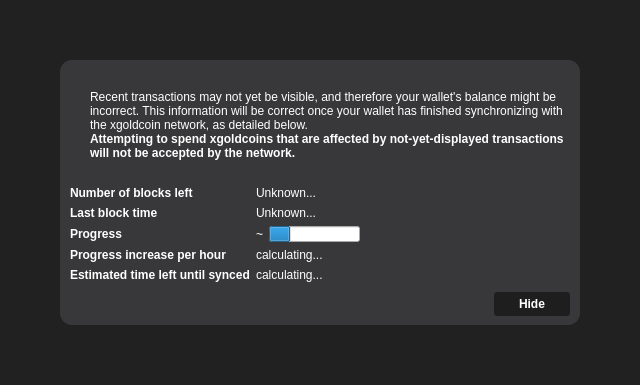
<?xml version="1.0" encoding="UTF-8"?>
<ui version="4.0">
 <class>ModalOverlay</class>
 <widget class="ModalOverlay" name="ModalOverlay">
  <property name="geometry">
   <rect>
    <x>0</x>
    <y>0</y>
    <width>640</width>
    <height>385</height>
   </rect>
  </property>
  <property name="windowTitle">
   <string>Form</string>
  </property>
  <layout class="QVBoxLayout" name="verticalLayout" stretch="0">
   <property name="sizeConstraint">
    <enum>QLayout::SetDefaultConstraint</enum>
   </property>
   <property name="leftMargin">
    <number>0</number>
   </property>
   <property name="topMargin">
    <number>0</number>
   </property>
   <property name="rightMargin">
    <number>0</number>
   </property>
   <property name="bottomMargin">
    <number>0</number>
   </property>
   <item>
    <widget class="QWidget" name="bgWidget" native="true">
     <property name="styleSheet">
      <string notr="true">#bgWidget { background: rgba(0,0,0,220); }</string>
     </property>
     <layout class="QVBoxLayout" name="verticalLayoutMain" stretch="1">
      <property name="leftMargin">
       <number>60</number>
      </property>
      <property name="topMargin">
       <number>60</number>
      </property>
      <property name="rightMargin">
       <number>60</number>
      </property>
      <property name="bottomMargin">
       <number>60</number>
      </property>
      <item>
       <widget class="QWidget" name="contentWidget" native="true">
        <property name="styleSheet">
         <string notr="true">QWidget#contentWidget { background: rgba(57,57,59,240); border-radius: 12px; }


QPushButton#closeButton { /* Global Button Style */
background-color:qlineargradient(spread:pad, cx:0.5, cy:0.5, radius:0.5, fx:0.5, fy:0.5, stop:0.494318 rgba(0, 0, 0, 118));
border:0;
border-radius:3px;
color:#ffffff;
font-size:12px;
font-weight:bold;
padding-left:25px;
padding-right:25px;
padding-top:5px;
padding-bottom:5px;
}

QPushButton#closeButton:hover {
background-color:qlineargradient(spread:pad, cx:0.5, cy:0.5, radius:0.5, fx:0.5, fy:0.5, stop:0.494318 rgba(0, 0, 0, 171));
}

QPushButton#closeButton:focus {
border:none;
outline:none;
}

QPushButton#closeButton:pressed {
border:1px solid #FFFFFF;
}

QComboBox { /* Dropdown Menus */
border:1px solid #000000;
padding: 3px 5px 3px 5px;
background:#fcfcfc;
min-height:25px;
color:#818181;
}

QComboBox:checked {
background:#f2f2f2;
}

QComboBox:editable {
background: #3398CC;
color:#616161;
border:0px solid transparent;
}

QComboBox::drop-down {
width:25px;
border:0px;
}

QComboBox::down-arrow {
border-image: url(':/images/drkblue_downArrow') 0 0 0 0 stretch stretch;
}

QComboBox QListView {
background:#fff;
border:1px solid #333;
padding-right:1px;
padding-left:1px;
}

QComboBox QAbstractItemView::item { margin:4px; }

QComboBox::item {
color:#818181;
}

QComboBox::item:alternate {
background:#fff;
}

QComboBox::item:selected {
border:0px solid transparent;
background:#f2f2f2;
}

QComboBox::indicator {
background-color:transparent;
selection-background-color:transparent;
color:transparent;
selection-color:transparent;
}

QCheckBox {
spacing: 5px;
}

QCheckBox::indicator {
width: 16px;
height: 16px;
}

QCheckBox::indicator:unchecked {
image:url(':/images/unchecked');
}

QCheckBox::indicator:unchecked:hover {
image:url(':/images/unchecked');
}

QCheckBox::indicator:unchecked:pressed {
image:url(':/images/checked');
}

QCheckBox::indicator:checked {
image:url(':/images/checked');
}

QCheckBox::indicator:checked:hover {
image:url(':/images/checked');
}

QCheckBox::indicator:checked:pressed {
image:url(':/images/unchecked');
}

QCheckBox::indicator:indeterminate:hover {
image:url(':/images/unchecked');
}

QCheckBox::indicator:indeterminate:pressed {
image:url(':/images/checked');
}

QAbstractSpinBox {
border:1px solid #000000;
padding: 3px 5px 3px 5px;
background:#fcfcfc;
min-height:25px;
color:#818181;
}

QAbstractSpinBox::up-button {
subcontrol-origin: border;
subcontrol-position: top right;
width:21px;
background:#fcfcfc;
border-left:0px;
border-right:1px solid #000000;
border-top:1px solid #000000;
border-bottom:0px;
padding-right:1px;
padding-left:5px;
padding-top:2px;
}

QAbstractSpinBox::up-arrow {
image:url(':/images/drkblue_upArrow_small');
}

QAbstractSpinBox::down-button {
subcontrol-origin: border;
subcontrol-position: bottom right;
width:21px;
background:#fcfcfc;
border-top:0px;
border-left:0px;
border-right:1px solid #000000;
border-bottom:1px solid #000000;
padding-right:1px;
padding-left:5px;
padding-bottom:2px;
}

QAbstractSpinBox::down-arrow {
image:url(':/images/drkblue_downArrow_small');
}

QMessageBox {
border-image: url(':/images/xgcendbtc') 0 0 0 0 stretch stretch;
}

QMessageBox QLabel {
color: rgb(255, 255, 255);
}</string>
        </property>
        <layout class="QVBoxLayout" name="verticalLayoutSub" stretch="1,0,0,0">
         <property name="spacing">
          <number>0</number>
         </property>
         <property name="leftMargin">
          <number>10</number>
         </property>
         <property name="topMargin">
          <number>10</number>
         </property>
         <property name="rightMargin">
          <number>10</number>
         </property>
         <property name="bottomMargin">
          <number>10</number>
         </property>
         <item>
          <layout class="QHBoxLayout" name="horizontalLayoutIconText" stretch="0,1">
           <property name="topMargin">
            <number>20</number>
           </property>
           <item>
            <layout class="QVBoxLayout" name="verticalLayoutIcon">
             <property name="leftMargin">
              <number>0</number>
             </property>
             <item>
              <widget class="QLabel" name="label">
               <property name="text">
                <string>&lt;html&gt;&lt;head/&gt;&lt;body&gt;&lt;p&gt;&lt;img src=&quot;:/icons/warning1&quot;/&gt;&lt;/p&gt;&lt;/body&gt;&lt;/html&gt;</string>
               </property>
              </widget>
             </item>
             <item>
              <spacer name="verticalSpacerWarningIcon">
               <property name="orientation">
                <enum>Qt::Vertical</enum>
               </property>
               <property name="sizeHint" stdset="0">
                <size>
                 <width>20</width>
                 <height>40</height>
                </size>
               </property>
              </spacer>
             </item>
            </layout>
           </item>
           <item>
            <layout class="QVBoxLayout" name="verticalLayoutInfoText">
             <property name="leftMargin">
              <number>0</number>
             </property>
             <property name="topMargin">
              <number>0</number>
             </property>
             <item>
              <widget class="QLabel" name="infoText">
               <property name="palette">
                <palette>
                 <active>
                  <colorrole role="WindowText">
                   <brush brushstyle="SolidPattern">
                    <color alpha="255">
                     <red>255</red>
                     <green>255</green>
                     <blue>255</blue>
                    </color>
                   </brush>
                  </colorrole>
                 </active>
                 <inactive>
                  <colorrole role="WindowText">
                   <brush brushstyle="SolidPattern">
                    <color alpha="255">
                     <red>255</red>
                     <green>255</green>
                     <blue>255</blue>
                    </color>
                   </brush>
                  </colorrole>
                 </inactive>
                 <disabled>
                  <colorrole role="WindowText">
                   <brush brushstyle="SolidPattern">
                    <color alpha="255">
                     <red>120</red>
                     <green>120</green>
                     <blue>120</blue>
                    </color>
                   </brush>
                  </colorrole>
                 </disabled>
                </palette>
               </property>
               <property name="text">
                <string>Recent transactions may not yet be visible, and therefore your wallet's balance might be incorrect. This information will be correct once your wallet has finished synchronizing with the xgoldcoin network, as detailed below.</string>
               </property>
               <property name="textFormat">
                <enum>Qt::RichText</enum>
               </property>
               <property name="wordWrap">
                <bool>true</bool>
               </property>
              </widget>
             </item>
             <item>
              <widget class="QLabel" name="infoTextStrong">
               <property name="palette">
                <palette>
                 <active>
                  <colorrole role="WindowText">
                   <brush brushstyle="SolidPattern">
                    <color alpha="255">
                     <red>255</red>
                     <green>255</green>
                     <blue>255</blue>
                    </color>
                   </brush>
                  </colorrole>
                 </active>
                 <inactive>
                  <colorrole role="WindowText">
                   <brush brushstyle="SolidPattern">
                    <color alpha="255">
                     <red>255</red>
                     <green>255</green>
                     <blue>255</blue>
                    </color>
                   </brush>
                  </colorrole>
                 </inactive>
                 <disabled>
                  <colorrole role="WindowText">
                   <brush brushstyle="SolidPattern">
                    <color alpha="255">
                     <red>120</red>
                     <green>120</green>
                     <blue>120</blue>
                    </color>
                   </brush>
                  </colorrole>
                 </disabled>
                </palette>
               </property>
               <property name="font">
                <font>
                 <weight>75</weight>
                 <bold>true</bold>
                </font>
               </property>
               <property name="text">
                <string>Attempting to spend xgoldcoins that are affected by not-yet-displayed transactions will not be accepted by the network.</string>
               </property>
               <property name="textFormat">
                <enum>Qt::RichText</enum>
               </property>
               <property name="wordWrap">
                <bool>true</bool>
               </property>
              </widget>
             </item>
             <item>
              <spacer name="verticalSpacerInTextSpace">
               <property name="orientation">
                <enum>Qt::Vertical</enum>
               </property>
               <property name="sizeHint" stdset="0">
                <size>
                 <width>20</width>
                 <height>40</height>
                </size>
               </property>
              </spacer>
             </item>
            </layout>
           </item>
          </layout>
         </item>
         <item>
          <spacer name="verticalSpacerAfterText">
           <property name="orientation">
            <enum>Qt::Vertical</enum>
           </property>
           <property name="sizeHint" stdset="0">
            <size>
             <width>20</width>
             <height>40</height>
            </size>
           </property>
          </spacer>
         </item>
         <item>
          <layout class="QFormLayout" name="formLayout">
           <property name="fieldGrowthPolicy">
            <enum>QFormLayout::FieldsStayAtSizeHint</enum>
           </property>
           <property name="horizontalSpacing">
            <number>6</number>
           </property>
           <property name="verticalSpacing">
            <number>6</number>
           </property>
           <property name="topMargin">
            <number>10</number>
           </property>
           <item row="0" column="0">
            <widget class="QLabel" name="labelNumberOfBlocksLeft">
             <property name="palette">
              <palette>
               <active>
                <colorrole role="WindowText">
                 <brush brushstyle="SolidPattern">
                  <color alpha="255">
                   <red>255</red>
                   <green>255</green>
                   <blue>255</blue>
                  </color>
                 </brush>
                </colorrole>
               </active>
               <inactive>
                <colorrole role="WindowText">
                 <brush brushstyle="SolidPattern">
                  <color alpha="255">
                   <red>255</red>
                   <green>255</green>
                   <blue>255</blue>
                  </color>
                 </brush>
                </colorrole>
               </inactive>
               <disabled>
                <colorrole role="WindowText">
                 <brush brushstyle="SolidPattern">
                  <color alpha="255">
                   <red>120</red>
                   <green>120</green>
                   <blue>120</blue>
                  </color>
                 </brush>
                </colorrole>
               </disabled>
              </palette>
             </property>
             <property name="font">
              <font>
               <weight>75</weight>
               <bold>true</bold>
              </font>
             </property>
             <property name="text">
              <string>Number of blocks left</string>
             </property>
            </widget>
           </item>
           <item row="0" column="1">
            <widget class="QLabel" name="numberOfBlocksLeft">
             <property name="palette">
              <palette>
               <active>
                <colorrole role="WindowText">
                 <brush brushstyle="SolidPattern">
                  <color alpha="255">
                   <red>255</red>
                   <green>255</green>
                   <blue>255</blue>
                  </color>
                 </brush>
                </colorrole>
               </active>
               <inactive>
                <colorrole role="WindowText">
                 <brush brushstyle="SolidPattern">
                  <color alpha="255">
                   <red>255</red>
                   <green>255</green>
                   <blue>255</blue>
                  </color>
                 </brush>
                </colorrole>
               </inactive>
               <disabled>
                <colorrole role="WindowText">
                 <brush brushstyle="SolidPattern">
                  <color alpha="255">
                   <red>120</red>
                   <green>120</green>
                   <blue>120</blue>
                  </color>
                 </brush>
                </colorrole>
               </disabled>
              </palette>
             </property>
             <property name="text">
              <string>Unknown...</string>
             </property>
            </widget>
           </item>
           <item row="1" column="0">
            <widget class="QLabel" name="labelLastBlockTime">
             <property name="palette">
              <palette>
               <active>
                <colorrole role="WindowText">
                 <brush brushstyle="SolidPattern">
                  <color alpha="255">
                   <red>255</red>
                   <green>255</green>
                   <blue>255</blue>
                  </color>
                 </brush>
                </colorrole>
               </active>
               <inactive>
                <colorrole role="WindowText">
                 <brush brushstyle="SolidPattern">
                  <color alpha="255">
                   <red>255</red>
                   <green>255</green>
                   <blue>255</blue>
                  </color>
                 </brush>
                </colorrole>
               </inactive>
               <disabled>
                <colorrole role="WindowText">
                 <brush brushstyle="SolidPattern">
                  <color alpha="255">
                   <red>120</red>
                   <green>120</green>
                   <blue>120</blue>
                  </color>
                 </brush>
                </colorrole>
               </disabled>
              </palette>
             </property>
             <property name="font">
              <font>
               <weight>75</weight>
               <bold>true</bold>
              </font>
             </property>
             <property name="text">
              <string>Last block time</string>
             </property>
            </widget>
           </item>
           <item row="1" column="1">
            <widget class="QLabel" name="newestBlockDate">
             <property name="sizePolicy">
              <sizepolicy hsizetype="Maximum" vsizetype="Preferred">
               <horstretch>0</horstretch>
               <verstretch>0</verstretch>
              </sizepolicy>
             </property>
             <property name="palette">
              <palette>
               <active>
                <colorrole role="WindowText">
                 <brush brushstyle="SolidPattern">
                  <color alpha="255">
                   <red>255</red>
                   <green>255</green>
                   <blue>255</blue>
                  </color>
                 </brush>
                </colorrole>
               </active>
               <inactive>
                <colorrole role="WindowText">
                 <brush brushstyle="SolidPattern">
                  <color alpha="255">
                   <red>255</red>
                   <green>255</green>
                   <blue>255</blue>
                  </color>
                 </brush>
                </colorrole>
               </inactive>
               <disabled>
                <colorrole role="WindowText">
                 <brush brushstyle="SolidPattern">
                  <color alpha="255">
                   <red>120</red>
                   <green>120</green>
                   <blue>120</blue>
                  </color>
                 </brush>
                </colorrole>
               </disabled>
              </palette>
             </property>
             <property name="text">
              <string>Unknown...</string>
             </property>
            </widget>
           </item>
           <item row="2" column="0">
            <widget class="QLabel" name="labelSyncDone">
             <property name="palette">
              <palette>
               <active>
                <colorrole role="WindowText">
                 <brush brushstyle="SolidPattern">
                  <color alpha="255">
                   <red>255</red>
                   <green>255</green>
                   <blue>255</blue>
                  </color>
                 </brush>
                </colorrole>
               </active>
               <inactive>
                <colorrole role="WindowText">
                 <brush brushstyle="SolidPattern">
                  <color alpha="255">
                   <red>255</red>
                   <green>255</green>
                   <blue>255</blue>
                  </color>
                 </brush>
                </colorrole>
               </inactive>
               <disabled>
                <colorrole role="WindowText">
                 <brush brushstyle="SolidPattern">
                  <color alpha="255">
                   <red>120</red>
                   <green>120</green>
                   <blue>120</blue>
                  </color>
                 </brush>
                </colorrole>
               </disabled>
              </palette>
             </property>
             <property name="font">
              <font>
               <weight>75</weight>
               <bold>true</bold>
              </font>
             </property>
             <property name="text">
              <string>Progress</string>
             </property>
            </widget>
           </item>
           <item row="2" column="1">
            <layout class="QHBoxLayout" name="horizontalLayoutSync" stretch="0,1">
             <item>
              <widget class="QLabel" name="percentageProgress">
               <property name="palette">
                <palette>
                 <active>
                  <colorrole role="WindowText">
                   <brush brushstyle="SolidPattern">
                    <color alpha="255">
                     <red>255</red>
                     <green>255</green>
                     <blue>255</blue>
                    </color>
                   </brush>
                  </colorrole>
                 </active>
                 <inactive>
                  <colorrole role="WindowText">
                   <brush brushstyle="SolidPattern">
                    <color alpha="255">
                     <red>255</red>
                     <green>255</green>
                     <blue>255</blue>
                    </color>
                   </brush>
                  </colorrole>
                 </inactive>
                 <disabled>
                  <colorrole role="WindowText">
                   <brush brushstyle="SolidPattern">
                    <color alpha="255">
                     <red>120</red>
                     <green>120</green>
                     <blue>120</blue>
                    </color>
                   </brush>
                  </colorrole>
                 </disabled>
                </palette>
               </property>
               <property name="text">
                <string notr="true">~</string>
               </property>
              </widget>
             </item>
             <item>
              <widget class="QProgressBar" name="progressBar">
               <property name="value">
                <number>24</number>
               </property>
               <property name="format">
                <string/>
               </property>
              </widget>
             </item>
            </layout>
           </item>
           <item row="4" column="0">
            <widget class="QLabel" name="labelProgressIncrease">
             <property name="palette">
              <palette>
               <active>
                <colorrole role="WindowText">
                 <brush brushstyle="SolidPattern">
                  <color alpha="255">
                   <red>255</red>
                   <green>255</green>
                   <blue>255</blue>
                  </color>
                 </brush>
                </colorrole>
               </active>
               <inactive>
                <colorrole role="WindowText">
                 <brush brushstyle="SolidPattern">
                  <color alpha="255">
                   <red>255</red>
                   <green>255</green>
                   <blue>255</blue>
                  </color>
                 </brush>
                </colorrole>
               </inactive>
               <disabled>
                <colorrole role="WindowText">
                 <brush brushstyle="SolidPattern">
                  <color alpha="255">
                   <red>120</red>
                   <green>120</green>
                   <blue>120</blue>
                  </color>
                 </brush>
                </colorrole>
               </disabled>
              </palette>
             </property>
             <property name="font">
              <font>
               <weight>75</weight>
               <bold>true</bold>
              </font>
             </property>
             <property name="text">
              <string>Progress increase per hour</string>
             </property>
            </widget>
           </item>
           <item row="4" column="1">
            <widget class="QLabel" name="progressIncreasePerH">
             <property name="palette">
              <palette>
               <active>
                <colorrole role="WindowText">
                 <brush brushstyle="SolidPattern">
                  <color alpha="255">
                   <red>255</red>
                   <green>255</green>
                   <blue>255</blue>
                  </color>
                 </brush>
                </colorrole>
               </active>
               <inactive>
                <colorrole role="WindowText">
                 <brush brushstyle="SolidPattern">
                  <color alpha="255">
                   <red>255</red>
                   <green>255</green>
                   <blue>255</blue>
                  </color>
                 </brush>
                </colorrole>
               </inactive>
               <disabled>
                <colorrole role="WindowText">
                 <brush brushstyle="SolidPattern">
                  <color alpha="255">
                   <red>120</red>
                   <green>120</green>
                   <blue>120</blue>
                  </color>
                 </brush>
                </colorrole>
               </disabled>
              </palette>
             </property>
             <property name="text">
              <string>calculating...</string>
             </property>
            </widget>
           </item>
           <item row="5" column="0">
            <widget class="QLabel" name="labelEstimatedTimeLeft">
             <property name="palette">
              <palette>
               <active>
                <colorrole role="WindowText">
                 <brush brushstyle="SolidPattern">
                  <color alpha="255">
                   <red>255</red>
                   <green>255</green>
                   <blue>255</blue>
                  </color>
                 </brush>
                </colorrole>
               </active>
               <inactive>
                <colorrole role="WindowText">
                 <brush brushstyle="SolidPattern">
                  <color alpha="255">
                   <red>255</red>
                   <green>255</green>
                   <blue>255</blue>
                  </color>
                 </brush>
                </colorrole>
               </inactive>
               <disabled>
                <colorrole role="WindowText">
                 <brush brushstyle="SolidPattern">
                  <color alpha="255">
                   <red>120</red>
                   <green>120</green>
                   <blue>120</blue>
                  </color>
                 </brush>
                </colorrole>
               </disabled>
              </palette>
             </property>
             <property name="font">
              <font>
               <weight>75</weight>
               <bold>true</bold>
              </font>
             </property>
             <property name="text">
              <string>Estimated time left until synced</string>
             </property>
            </widget>
           </item>
           <item row="5" column="1">
            <widget class="QLabel" name="expectedTimeLeft">
             <property name="palette">
              <palette>
               <active>
                <colorrole role="WindowText">
                 <brush brushstyle="SolidPattern">
                  <color alpha="255">
                   <red>255</red>
                   <green>255</green>
                   <blue>255</blue>
                  </color>
                 </brush>
                </colorrole>
               </active>
               <inactive>
                <colorrole role="WindowText">
                 <brush brushstyle="SolidPattern">
                  <color alpha="255">
                   <red>255</red>
                   <green>255</green>
                   <blue>255</blue>
                  </color>
                 </brush>
                </colorrole>
               </inactive>
               <disabled>
                <colorrole role="WindowText">
                 <brush brushstyle="SolidPattern">
                  <color alpha="255">
                   <red>120</red>
                   <green>120</green>
                   <blue>120</blue>
                  </color>
                 </brush>
                </colorrole>
               </disabled>
              </palette>
             </property>
             <property name="text">
              <string>calculating...</string>
             </property>
            </widget>
           </item>
          </layout>
         </item>
         <item>
          <layout class="QHBoxLayout" name="horizontalLayoutButtons">
           <property name="leftMargin">
            <number>10</number>
           </property>
           <property name="topMargin">
            <number>10</number>
           </property>
           <item>
            <spacer name="horizontalSpacer">
             <property name="orientation">
              <enum>Qt::Horizontal</enum>
             </property>
             <property name="sizeHint" stdset="0">
              <size>
               <width>40</width>
               <height>20</height>
              </size>
             </property>
            </spacer>
           </item>
           <item>
            <widget class="QPushButton" name="closeButton">
             <property name="text">
              <string>Hide</string>
             </property>
            </widget>
           </item>
          </layout>
         </item>
        </layout>
       </widget>
      </item>
     </layout>
    </widget>
   </item>
  </layout>
 </widget>
 <customwidgets>
  <customwidget>
   <class>ModalOverlay</class>
   <extends>QWidget</extends>
   <header>modaloverlay.h</header>
   <container>1</container>
  </customwidget>
 </customwidgets>
 <resources/>
 <connections/>
</ui>
